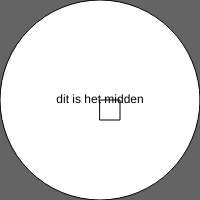
Frame 1 (no input)
Frame 60 (no input): identical to frame 1, image omitted
Frame 120 (the mouse pressed at the canvas centre since frame 60): identical to frame 1, image omitted

The p5.js sketch that drew this single still picture (run headless with seeded random() and noise() and a simulated clock; from frame 60 on, the mouse is pressed at the canvas centre):

// p5.js sketch
// ── sketch.js
function setup (){

createCanvas (200,200);
background (100);
print ("dit is de print versie");


ellipseMode (CENTER);
ellipse (100,100,200,200);
rect (100,100,20,20);


fill(0);
textAlign(CENTER,CENTER);
text("dit is het midden",100,100);
}

function draw () {


}
